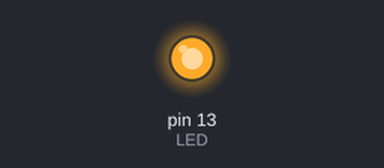
Simulated run of this sketch. Board: Arduino Uno, built with avr-gcc and run on an emulated ATmega328P. On the bench: output pins drawn as LEDs (lit = HIGH). Sleep ends after the set time or at an interrupt. At 1.0 s the program stops and its outputs stay as they are.

Above: at 0.1 s.
At 1.1 s:
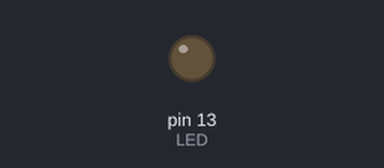
Timing chart, 0 to 2.5 s (numbered marks = the images above):
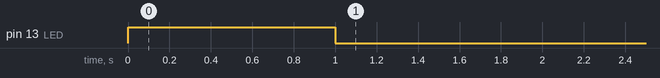

The sketch:

PIR_sensor_test_interrupt_and_sleep.ino
```cpp
/**
This sketch is to test using a PIR sensor with an interrupt to wake it up from sleep mode.
Since it uses the Arduino's external interrupts, it requires that the pin used be the
one specified (3).
*/
#include <avr/interrupt.h>
#include <avr/power.h>
#include <avr/sleep.h>
#include <avr/io.h>


/**Pins*/
const unsigned int LED = 13;                // choose the pin for the LED
const unsigned int PIR = 3;               // choose the input pin (for PIR sensor)

/**Interrupts*/
const unsigned int PIR_INTERRUPT = 1;//meaning, pin 3's external interrupt

/**Variables*/
int pir_state = HIGH;             // we start, assuming no motion detected (with an inverted signal)
volatile bool motion_flag = false; //Flag to let the Arduino know that motion has been detected


void setup(void)
{
  pinMode(LED, OUTPUT);      // declare LED as output
  pinMode(PIR, INPUT);     // declare sensor as input

  attachInterrupt(PIR_INTERRUPT, pir_interrupt, LOW);//attach interrupt 1 (pin 3) - must use LOW as the wake up
}


void loop(void)
{
  if (motion_flag)
  {
    /**Deal with intruder*/

    delay(1000);//Keep the LED on for a second
    motion_flag = false;

    /**Now that intruder is dealt with, turn on interrupt again to make sure to catch the next bad guy*/
    attachInterrupt(PIR_INTERRUPT, pir_interrupt, LOW);
  }

  sleep_now();//turn off the LED and save power until a PIR signal wakes you up!
}

void pir_interrupt(void)
{
  if (motion_flag == false)
  {
    digitalWrite(LED, HIGH);
    motion_flag = true;
    detachInterrupt(PIR_INTERRUPT);//detach the interrupt or else it will just keep firing now that the signal is LOW
  }
  //ignore motion unless it is new to us
}

void sleep_now(void)
{
  set_sleep_mode(SLEEP_MODE_STANDBY);//PWR_DOWN is better, but may not work - figure out later
  sleep_enable();//Enables the sleep bit
  digitalWrite(LED, LOW);//turn off the LED to show that you are going to sleep
  sleep_mode();//Actually go to sleep

  sleep_disable();//First thing to do when you wake up!
}
```

Measured:
- by itself, pin 13 (LED): HIGH → LOW at 1.0 s
